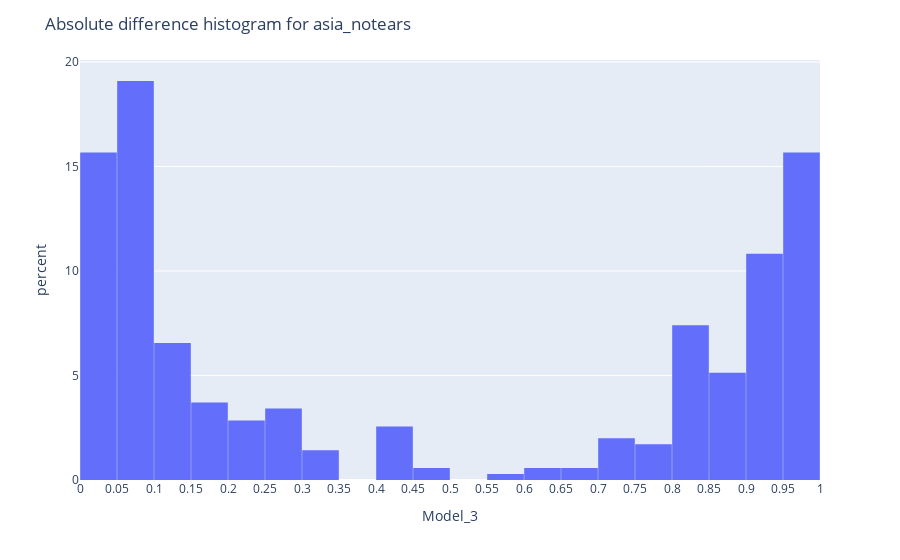

Source (notebook cell):
### Code cell
fig = px.histogram(df, x="Model_3", histnorm="percent", nbins=30)
# fig.update_layout(yaxis_range=[0, 1])
fig.update_layout(
    
    title_text=f'Absolute difference histogram for asia_notears', # title of plot
    bargap=0.01

)
fig.update_xaxes(nticks=30)
fig.show()

### Figure 1 — Plotly figure (JSON) as saved in the notebook; plotly's stock layout.template omitted (floating-point values rounded to 4 significant figures; data arrays with more than 128 entries replaced by an {"elided": "..."} marker saying what was removed)
{"data": [{"alignmentgroup": "True", "bingroup": "x", "histnorm": "percent", "hovertemplate": "Model_3=%{x}<br>percent=%{y}<extra></extra>", "legendgroup": "", "marker": {"color": "#636efa", "pattern": {"shape": ""}}, "name": "", "nbinsx": 30, "offsetgroup": "", "orientation": "v", "showlegend": false, "type": "histogram", "x": {"elided": "351 float values"}, "xaxis": "x", "yaxis": "y"}], "layout": {"bargap": 0.01, "barmode": "relative", "legend": {"tracegroupgap": 0}, "margin": {"t": 60}, "title": {"text": "Absolute difference histogram for asia_notears"}, "xaxis": {"anchor": "y", "domain": [0, 1], "nticks": 30, "title": {"text": "Model_3"}}, "yaxis": {"anchor": "x", "domain": [0, 1], "title": {"text": "percent"}}}}
